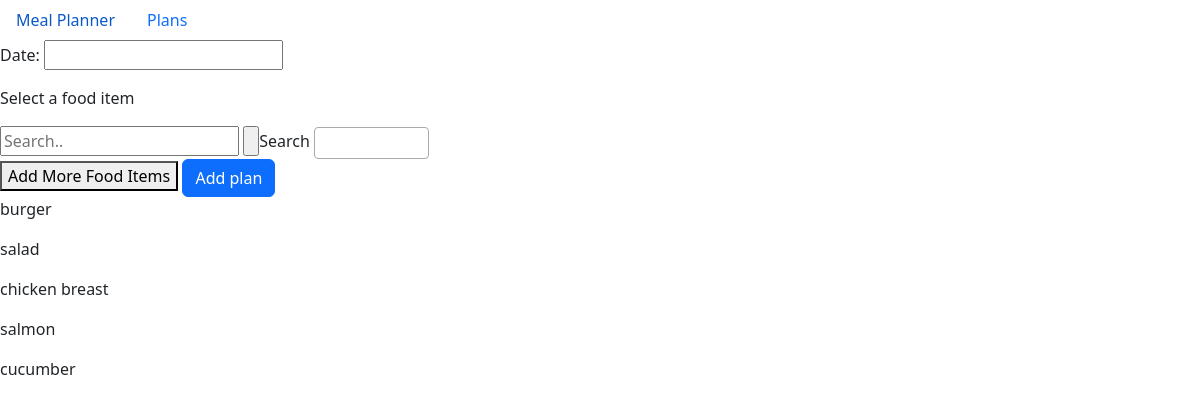
The app's page /new_plan/, older data.
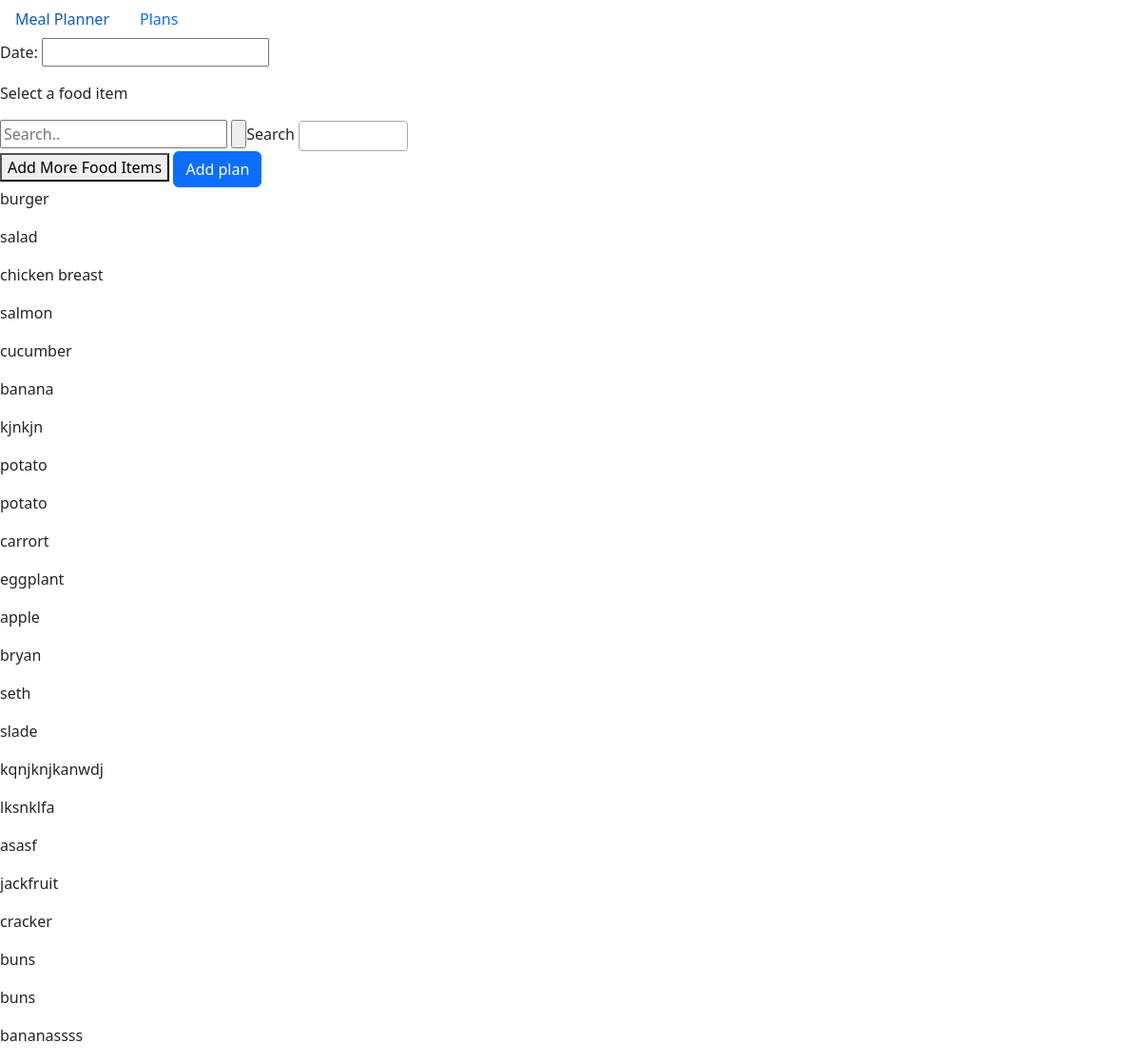
The same page, newer data.
### meal_plans/models.py (models this page shows)
class FoodItem(models.Model):
    item = models.TextField(blank=True)
    fat = models.PositiveIntegerField(null=True, blank=True)
    protein = models.PositiveIntegerField(null=True, blank=True)
    carbohydrates = models.PositiveIntegerField(null=True, blank=True)
    plan = models.ManyToManyField(Plan)
    def __str__(self):
        return self.item

### meal_plans/views.py (the view, shortened to what this page needs)
# urls.py: path('new_plan/', views.new_plan, name='new_plan'),
def new_plan(request):
    FooditemFormset = formset_factory(NewFoodItem, extra=0)
    food_items = FoodItem.objects.all()
    if request.method != 'POST':
        form = NewPlan()
        formset = FooditemFormset(prefix='food_items')
    context = {'form': form, 'formset': formset, 'food_items':food_items}
    return render(request, 'meal_plans/new_plan.html', context)

### meal_plans/forms.py
class NewPlan(forms.ModelForm):
    class Meta:
        model = Plan
        fields = ['date']
        widgets = {
            'date': forms.DateInput(attrs={'class': 'datepicker'}),
        }

### meal_plans/templates/meal_plans/new_plan.html (shortened to what this page needs)
{% extends "meal_plans/base.html"%}
{% load bootstrap5 %}
{% block content %}
<form action="{% url 'meal_plans:new_plan'%}" method="post">
    {{ form.as_p }}
    <p>Select a food item</p>
    <input id="myInput" type="text" placeholder="Search..">
    <input id = "submitCheck" type="button">Search</input>
    <button type="button" id="addItem">Add More Food Items</button>
    <button name="submit" class="btn btn-primary">Add plan</button>
</form>
<div id = "container" >
    {% for food_item in food_items %}
        <p class="items">{{ food_item }}</p>
    {% endfor %}
</div>
{% endblock content %}

Row changes from the older to the newer data that the page shows:
added FoodItem: item "banana"
added FoodItem: item "kjnkjn"
added FoodItem: item "potato"
added FoodItem: item "potato"
added FoodItem: item "carrort"
added FoodItem: item "eggplant"
added FoodItem: item "apple"
added FoodItem: item "bryan"
added FoodItem: item "seth"
added FoodItem: item "slade"
added FoodItem: item "kqnjknjkanwdj"
added FoodItem: item "lksnklfa"
added FoodItem: item "asasf"
added FoodItem: item "jackfruit"
added FoodItem: item "cracker"
added FoodItem: item "buns"
added FoodItem: item "buns"
added FoodItem: item "bananassss"
